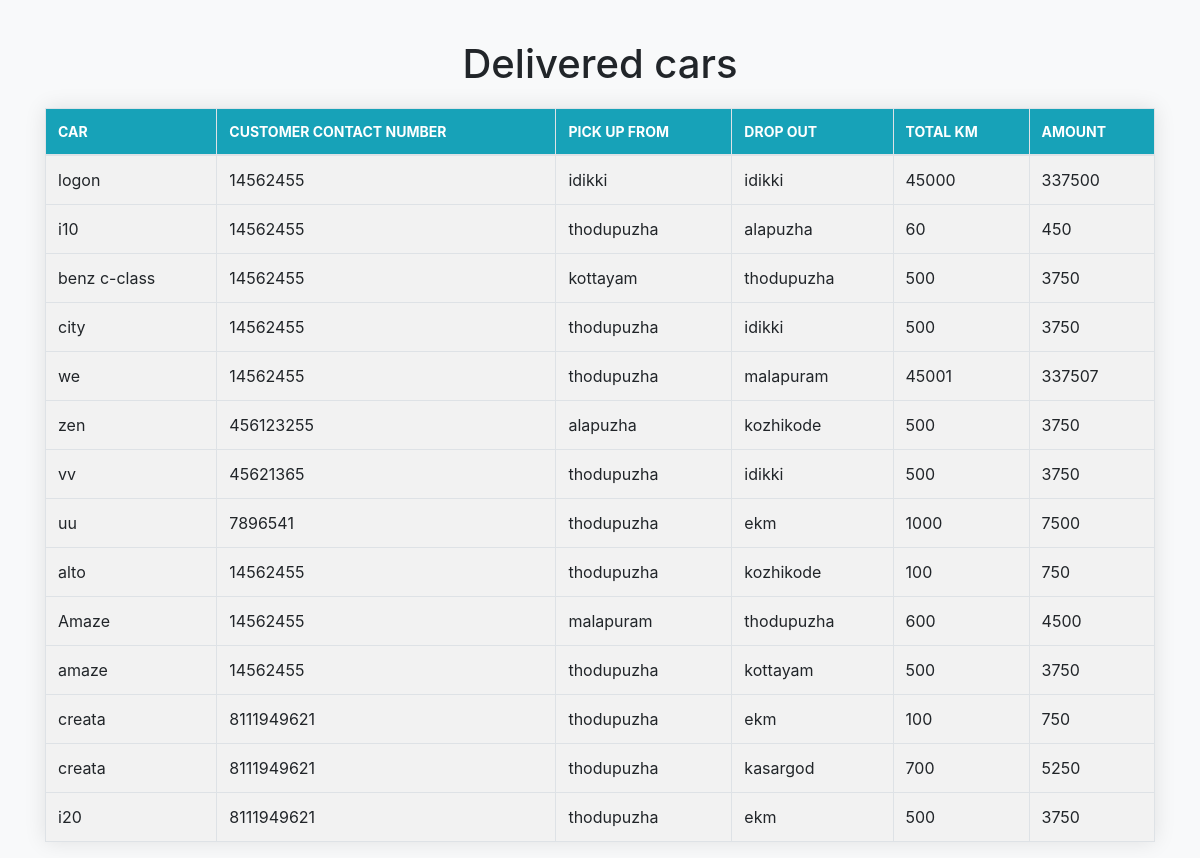
The app's page /crain_delliverd with its own data.
### home/models.py (models this page shows)
class crain_completed(models.Model):
    car_name=models.CharField(max_length=25)
    car_number=models.CharField(max_length=25)
    contact_number=models.IntegerField()
    yard_name=models.CharField(max_length=25)
    drop_out_location=models.CharField(max_length=25)
    user_id=models.IntegerField()
    craindriver=models.IntegerField(default=0)
    total_km=models.IntegerField(default=0)
    price=models.IntegerField(default=0)

### home/views.py (the view)
# urls.py: path("crain_delliverd",views.crain_delliverd,name='crain_delliverd'),
def crain_delliverd(request):
    all=crain_completed.objects.filter()
    return render(request,'crain_delliverd.html',{"all":all})

### templates/crain_delliverd.html (shortened to what this page needs)
<!DOCTYPE html>
<html lang="en">
<head>
  <link rel="stylesheet" href="https://stackpath.bootstrapcdn.com/bootstrap/4.5.2/css/bootstrap.min.css"
>
</head>
<body>
  <div class="container">
    <h1>Delivered cars</h1>
    <table class="table table-striped table-bordered">
      <thead>
        <tr>
          <th>Car</th>
          <th>Customer contact number</th>
          <th>Pick up from</th>
          <th>Drop out </th>
          <th>Total KM</th>
          <th>Amount</th>
        </tr>
      </thead>
      <tbody>
        {% for i in all %}
        <tr>
          <td>{{ i.car_name }}</td>
          <td>{{ i.contact_number }}</td>
          <td>{{ i.yard_name }}</td>
          <td>{{ i.drop_out_location }}</td>
          <td>{{ i.total_km }}</td>
          <td>{{ i.price }}</td>
        </tr>
        {% endfor %}
      </tbody>
    </table>
  </div>

### templates/crain_delliverd.html (style rules this page uses)
body { background-color: #f8f9fa; }
h1 { margin-top: 40px; margin-bottom: 20px; text-align: center; }
table { width: 80%; margin: 0 auto; border-collapse: collapse; background-color: #fff; box-shadow: 0 0 20px rgba(0, 0, 0, 0.1); }
th, td { padding: 12px 15px; text-align: left; border-bottom: 1px solid #dee2e6; }
th { background-color: #17a2b8; color: #fff; font-weight: bold; text-transform: uppercase; font-size: 14px; }
tr:nth-child(even) { background-color: #f2f2f2; }

### records on screen
crain_completed: car_name "logon", contact_number "14562455", yard_name "idikki", drop_out_location "idikki", total_km "45000", price "337500"
crain_completed: car_name "i10", contact_number "14562455", yard_name "thodupuzha", drop_out_location "alapuzha", total_km "60", price "450"
crain_completed: car_name "benz c-class", contact_number "14562455", yard_name "kottayam", drop_out_location "thodupuzha", total_km "500", price "3750"
crain_completed: car_name "city", contact_number "14562455", yard_name "thodupuzha", drop_out_location "idikki", total_km "500", price "3750"
crain_completed: car_name "we", contact_number "14562455", yard_name "thodupuzha", drop_out_location "malapuram", total_km "45001", price "337507"
crain_completed: car_name "zen", contact_number "456123255", yard_name "alapuzha", drop_out_location "kozhikode", total_km "500", price "3750"
crain_completed: car_name "vv", contact_number "45621365", yard_name "thodupuzha", drop_out_location "idikki", total_km "500", price "3750"
crain_completed: car_name "uu", contact_number "7896541", yard_name "thodupuzha", drop_out_location "ekm", total_km "1000", price "7500"
crain_completed: car_name "alto", contact_number "14562455", yard_name "thodupuzha", drop_out_location "kozhikode", total_km "100", price "750"
crain_completed: car_name "Amaze", contact_number "14562455", yard_name "malapuram", drop_out_location "thodupuzha", total_km "600", price "4500"
crain_completed: car_name "amaze", contact_number "14562455", yard_name "thodupuzha", drop_out_location "kottayam", total_km "500", price "3750"
crain_completed: car_name "creata", contact_number "8111949621", yard_name "thodupuzha", drop_out_location "ekm", total_km "100", price "750"
crain_completed: car_name "creata", contact_number "8111949621", yard_name "thodupuzha", drop_out_location "kasargod", total_km "700", price "5250"
crain_completed: car_name "i20", contact_number "8111949621", yard_name "thodupuzha", drop_out_location "ekm", total_km "500", price "3750"
